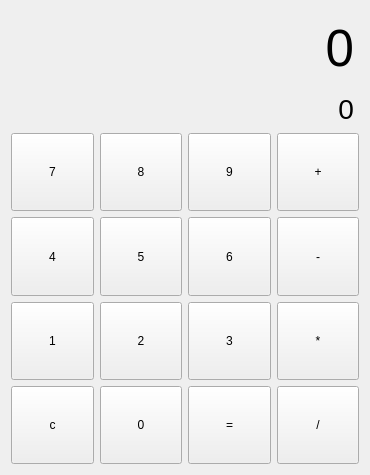
<?xml version="1.0" encoding="UTF-8"?>
<ui version="4.0">
 <class>Dialog</class>
 <widget class="QDialog" name="Dialog">
  <property name="geometry">
   <rect>
    <x>0</x>
    <y>0</y>
    <width>370</width>
    <height>475</height>
   </rect>
  </property>
  <property name="sizePolicy">
   <sizepolicy hsizetype="Maximum" vsizetype="Maximum">
    <horstretch>0</horstretch>
    <verstretch>0</verstretch>
   </sizepolicy>
  </property>
  <property name="minimumSize">
   <size>
    <width>370</width>
    <height>475</height>
   </size>
  </property>
  <property name="maximumSize">
   <size>
    <width>370</width>
    <height>475</height>
   </size>
  </property>
  <property name="windowTitle">
   <string>简易计算器</string>
  </property>
  <layout class="QVBoxLayout" name="verticalLayout" stretch="2,1,9">
   <item>
    <widget class="QLabel" name="num1">
     <property name="font">
      <font>
       <pointsize>38</pointsize>
      </font>
     </property>
     <property name="text">
      <string>0</string>
     </property>
     <property name="alignment">
      <set>Qt::AlignRight|Qt::AlignTrailing|Qt::AlignVCenter</set>
     </property>
     <property name="indent">
      <number>5</number>
     </property>
    </widget>
   </item>
   <item>
    <widget class="QLabel" name="num2">
     <property name="font">
      <font>
       <pointsize>21</pointsize>
      </font>
     </property>
     <property name="text">
      <string>0</string>
     </property>
     <property name="alignment">
      <set>Qt::AlignRight|Qt::AlignTrailing|Qt::AlignVCenter</set>
     </property>
     <property name="indent">
      <number>5</number>
     </property>
    </widget>
   </item>
   <item>
    <layout class="QGridLayout" name="gridLayout">
     <property name="sizeConstraint">
      <enum>QLayout::SetNoConstraint</enum>
     </property>
     <item row="0" column="0">
      <widget class="QPushButton" name="num_7">
       <property name="sizePolicy">
        <sizepolicy hsizetype="Expanding" vsizetype="Expanding">
         <horstretch>0</horstretch>
         <verstretch>0</verstretch>
        </sizepolicy>
       </property>
       <property name="text">
        <string>7</string>
       </property>
       <property name="autoDefault">
        <bool>false</bool>
       </property>
      </widget>
     </item>
     <item row="0" column="1">
      <widget class="QPushButton" name="num_8">
       <property name="sizePolicy">
        <sizepolicy hsizetype="Expanding" vsizetype="Expanding">
         <horstretch>0</horstretch>
         <verstretch>0</verstretch>
        </sizepolicy>
       </property>
       <property name="text">
        <string>8</string>
       </property>
       <property name="autoDefault">
        <bool>false</bool>
       </property>
      </widget>
     </item>
     <item row="0" column="2">
      <widget class="QPushButton" name="num_9">
       <property name="sizePolicy">
        <sizepolicy hsizetype="Expanding" vsizetype="Expanding">
         <horstretch>0</horstretch>
         <verstretch>0</verstretch>
        </sizepolicy>
       </property>
       <property name="text">
        <string>9</string>
       </property>
       <property name="autoDefault">
        <bool>false</bool>
       </property>
      </widget>
     </item>
     <item row="0" column="3">
      <widget class="QPushButton" name="btn_add">
       <property name="sizePolicy">
        <sizepolicy hsizetype="Expanding" vsizetype="Expanding">
         <horstretch>0</horstretch>
         <verstretch>0</verstretch>
        </sizepolicy>
       </property>
       <property name="text">
        <string>+</string>
       </property>
       <property name="autoDefault">
        <bool>false</bool>
       </property>
      </widget>
     </item>
     <item row="1" column="0">
      <widget class="QPushButton" name="num_4">
       <property name="sizePolicy">
        <sizepolicy hsizetype="Expanding" vsizetype="Expanding">
         <horstretch>0</horstretch>
         <verstretch>0</verstretch>
        </sizepolicy>
       </property>
       <property name="text">
        <string>4</string>
       </property>
       <property name="autoDefault">
        <bool>false</bool>
       </property>
      </widget>
     </item>
     <item row="1" column="1">
      <widget class="QPushButton" name="num_5">
       <property name="sizePolicy">
        <sizepolicy hsizetype="Expanding" vsizetype="Expanding">
         <horstretch>0</horstretch>
         <verstretch>0</verstretch>
        </sizepolicy>
       </property>
       <property name="text">
        <string>5</string>
       </property>
       <property name="autoDefault">
        <bool>false</bool>
       </property>
      </widget>
     </item>
     <item row="1" column="2">
      <widget class="QPushButton" name="num_6">
       <property name="sizePolicy">
        <sizepolicy hsizetype="Expanding" vsizetype="Expanding">
         <horstretch>0</horstretch>
         <verstretch>0</verstretch>
        </sizepolicy>
       </property>
       <property name="text">
        <string>6</string>
       </property>
       <property name="autoDefault">
        <bool>false</bool>
       </property>
      </widget>
     </item>
     <item row="1" column="3">
      <widget class="QPushButton" name="btn_sub">
       <property name="sizePolicy">
        <sizepolicy hsizetype="Expanding" vsizetype="Expanding">
         <horstretch>0</horstretch>
         <verstretch>0</verstretch>
        </sizepolicy>
       </property>
       <property name="text">
        <string>-</string>
       </property>
       <property name="autoDefault">
        <bool>false</bool>
       </property>
      </widget>
     </item>
     <item row="2" column="0">
      <widget class="QPushButton" name="num_1">
       <property name="sizePolicy">
        <sizepolicy hsizetype="Expanding" vsizetype="Expanding">
         <horstretch>0</horstretch>
         <verstretch>0</verstretch>
        </sizepolicy>
       </property>
       <property name="text">
        <string>1</string>
       </property>
       <property name="autoDefault">
        <bool>false</bool>
       </property>
      </widget>
     </item>
     <item row="2" column="1">
      <widget class="QPushButton" name="num_2">
       <property name="sizePolicy">
        <sizepolicy hsizetype="Expanding" vsizetype="Expanding">
         <horstretch>0</horstretch>
         <verstretch>0</verstretch>
        </sizepolicy>
       </property>
       <property name="text">
        <string>2</string>
       </property>
       <property name="autoDefault">
        <bool>false</bool>
       </property>
      </widget>
     </item>
     <item row="2" column="2">
      <widget class="QPushButton" name="num_3">
       <property name="sizePolicy">
        <sizepolicy hsizetype="Expanding" vsizetype="Expanding">
         <horstretch>0</horstretch>
         <verstretch>0</verstretch>
        </sizepolicy>
       </property>
       <property name="text">
        <string>3</string>
       </property>
       <property name="autoDefault">
        <bool>false</bool>
       </property>
      </widget>
     </item>
     <item row="2" column="3">
      <widget class="QPushButton" name="btn_mul">
       <property name="sizePolicy">
        <sizepolicy hsizetype="Expanding" vsizetype="Expanding">
         <horstretch>0</horstretch>
         <verstretch>0</verstretch>
        </sizepolicy>
       </property>
       <property name="text">
        <string>*</string>
       </property>
       <property name="autoDefault">
        <bool>false</bool>
       </property>
      </widget>
     </item>
     <item row="3" column="0">
      <widget class="QPushButton" name="btn_clear">
       <property name="sizePolicy">
        <sizepolicy hsizetype="Expanding" vsizetype="Expanding">
         <horstretch>0</horstretch>
         <verstretch>0</verstretch>
        </sizepolicy>
       </property>
       <property name="text">
        <string>c</string>
       </property>
       <property name="autoDefault">
        <bool>false</bool>
       </property>
      </widget>
     </item>
     <item row="3" column="1">
      <widget class="QPushButton" name="num_0">
       <property name="sizePolicy">
        <sizepolicy hsizetype="Expanding" vsizetype="Expanding">
         <horstretch>0</horstretch>
         <verstretch>0</verstretch>
        </sizepolicy>
       </property>
       <property name="text">
        <string>0</string>
       </property>
       <property name="autoDefault">
        <bool>false</bool>
       </property>
      </widget>
     </item>
     <item row="3" column="2">
      <widget class="QPushButton" name="btn_equal">
       <property name="sizePolicy">
        <sizepolicy hsizetype="Expanding" vsizetype="Expanding">
         <horstretch>0</horstretch>
         <verstretch>0</verstretch>
        </sizepolicy>
       </property>
       <property name="text">
        <string>=</string>
       </property>
       <property name="autoDefault">
        <bool>false</bool>
       </property>
      </widget>
     </item>
     <item row="3" column="3">
      <widget class="QPushButton" name="btn_div">
       <property name="sizePolicy">
        <sizepolicy hsizetype="Expanding" vsizetype="Expanding">
         <horstretch>0</horstretch>
         <verstretch>0</verstretch>
        </sizepolicy>
       </property>
       <property name="text">
        <string>/</string>
       </property>
       <property name="autoDefault">
        <bool>false</bool>
       </property>
      </widget>
     </item>
    </layout>
   </item>
  </layout>
 </widget>
 <layoutdefault spacing="6" margin="11"/>
 <resources/>
 <connections/>
</ui>
